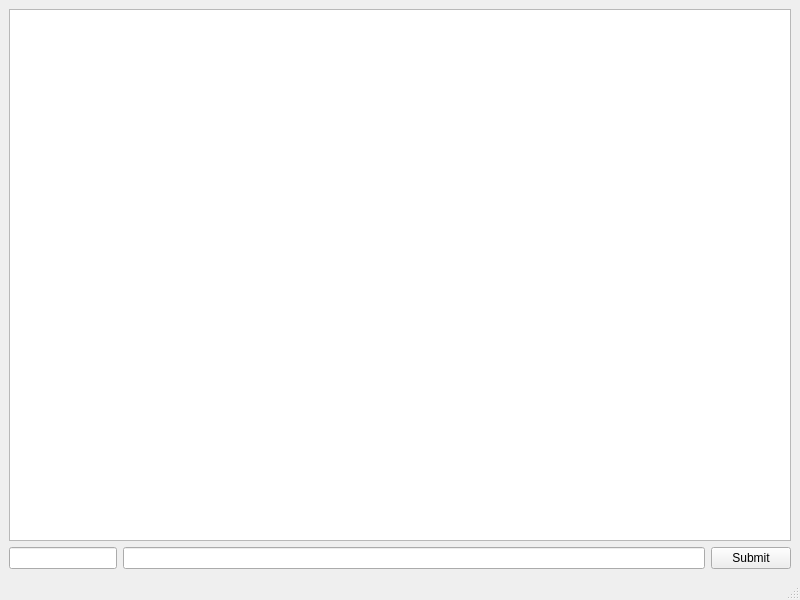
<?xml version="1.0" encoding="UTF-8"?>
<ui version="4.0">
 <class>ImapConsoleWindow</class>
 <widget class="QMainWindow" name="ImapConsoleWindow">
  <property name="geometry">
   <rect>
    <x>0</x>
    <y>0</y>
    <width>800</width>
    <height>600</height>
   </rect>
  </property>
  <property name="windowTitle">
   <string>MainWindow</string>
  </property>
  <widget class="QWidget" name="centralwidget">
   <layout class="QGridLayout" name="gridLayout">
    <item row="0" column="0">
     <layout class="QVBoxLayout" name="verticalLayout" stretch="0,0">
      <property name="sizeConstraint">
       <enum>QLayout::SetMinAndMaxSize</enum>
      </property>
      <item>
       <widget class="QTextEdit" name="textEdit">
        <property name="locale">
         <locale language="Korean" country="SouthKorea"/>
        </property>
        <property name="readOnly">
         <bool>true</bool>
        </property>
       </widget>
      </item>
      <item>
       <layout class="QHBoxLayout" name="horizontalLayout" stretch="0,1,0">
        <property name="sizeConstraint">
         <enum>QLayout::SetMinAndMaxSize</enum>
        </property>
        <item>
         <widget class="QLineEdit" name="tagEdit">
          <property name="readOnly">
           <bool>true</bool>
          </property>
         </widget>
        </item>
        <item>
         <widget class="QLineEdit" name="commandEdit"/>
        </item>
        <item>
         <widget class="QPushButton" name="submitButton">
          <property name="text">
           <string>Submit</string>
          </property>
         </widget>
        </item>
       </layout>
      </item>
     </layout>
    </item>
   </layout>
  </widget>
  <widget class="QMenuBar" name="menubar">
   <property name="geometry">
    <rect>
     <x>0</x>
     <y>0</y>
     <width>800</width>
     <height>19</height>
    </rect>
   </property>
  </widget>
  <widget class="QStatusBar" name="statusbar"/>
 </widget>
 <resources/>
 <connections/>
</ui>
